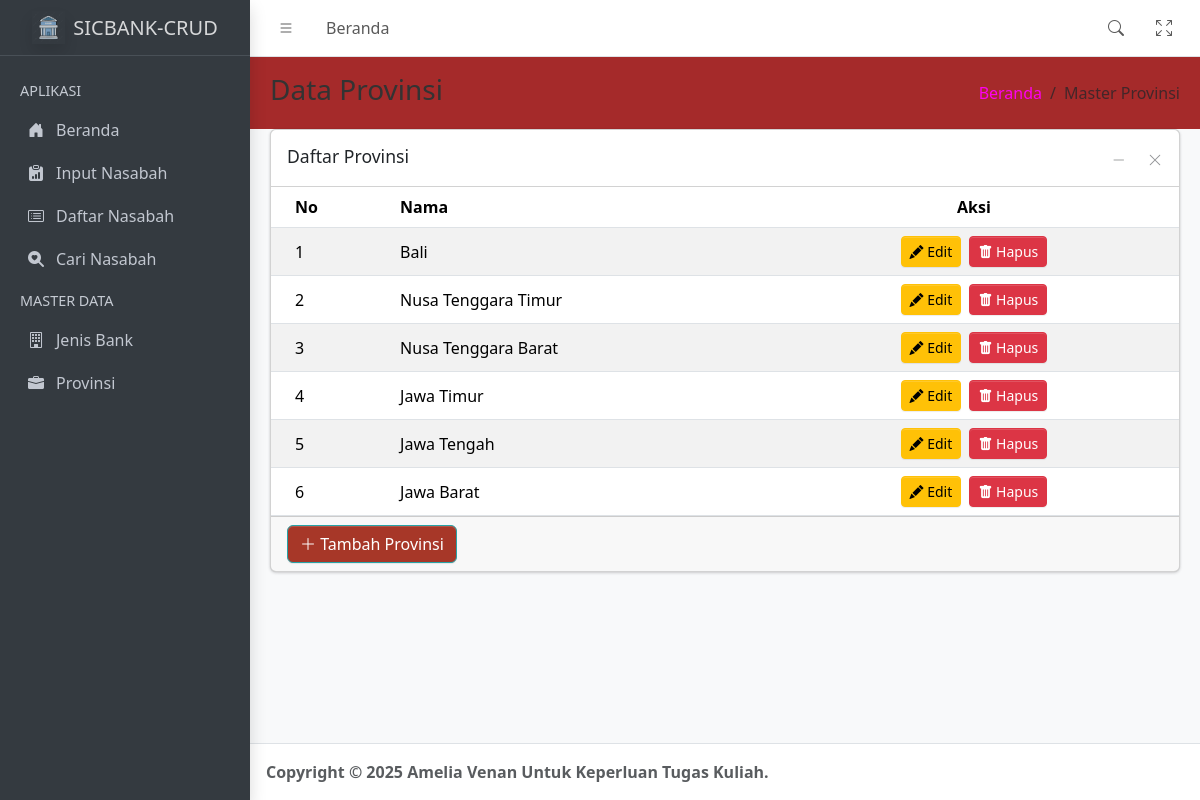
The page /master-provinsi-list.php on the database its author committed.
### tables this page shows
CREATE TABLE `tb_provinsi` (
  `id_provinsi` smallint NOT NULL AUTO_INCREMENT,
  `nm_provinsi` varchar(50) NOT NULL,
  PRIMARY KEY (`id_provinsi`)
);

### config/db-config.php (called while the page is built, shortened)
<?php
class Database {
    private $db_host = "localhost";
    private $db_user = "root";
    private $db_pass = "";
    private $db_name = "db_nasabah";
    public function getConnection(){
        try{
            $this->conn = new mysqli($this->db_host, $this->db_user, $this->db_pass, $this->db_name);
        } catch(Exception $e){
            die("Connection error: " . $e->getMessage());
        }
    }
}
?>

### config/class-master.php (called while the page is built, shortened)
<?php
include_once 'db-config.php';
class MasterData extends Database {
    public function getProvinsi(){
        $query = "SELECT * FROM tb_provinsi";
        $result = $this->conn->query($query);
        $provinsi = [];
        if ($result->num_rows > 0) {
            while($row = $result->fetch_assoc()) {
                $provinsi[] = [
                    'id' => $row['id_provinsi'],
                    'nama' => $row['nm_provinsi']
                ];
            }
        }
        return $provinsi;
    }
}
?>

### master-provinsi-list.php (the view, shortened to what this page needs)
<?php
include_once 'config/class-master.php';
$master = new MasterData();
$dataProvinsi = $master->getProvinsi();
?>
<!doctype html>
<html lang="en">
	<head>
		<?php include 'template/header.php'; ?>
	</head>
	<body class="layout-fixed fixed-header fixed-footer sidebar-expand-lg sidebar-open bg-body-tertiary">
		<div class="app-wrapper">
			<?php include 'template/navbar.php'; ?>
			<?php include 'template/sidebar.php'; ?>
			<main class="app-main">
				<div class="app-content-header">
					<div class="container-fluid">
						<div class="row">
							<div class="col-sm-6">
								<h3 class="mb-0">Data Provinsi</h3>
							</div>
							<div class="col-sm-6">
								<ol class="breadcrumb float-sm-end">
									<li class="breadcrumb-item"><a href="index.php">Beranda</a></li>
									<li class="breadcrumb-item active" aria-current="page">Master Provinsi</li>
								</ol>
							</div>
						</div>
					</div>
				</div>
				<div class="app-content">
					<div class="container-fluid">
						<div class="row">
							<div class="col-12">
								<div class="card">
									<div class="card-header">
										<h3 class="card-title">Daftar Provinsi</h3>
										<div class="card-tools">
											<button type="button" class="btn btn-tool" data-lte-toggle="card-collapse" title="Collapse">
												<i data-lte-icon="collapse" class="bi bi-dash-lg"></i>
											</button>
											<button type="button" class="btn btn-tool" data-lte-toggle="card-remove" title="Remove">
												<i class="bi bi-x-lg"></i>
											</button>
										</div>
									</div>
									<div class="card-body p-0 table-responsive">
										<table class="table table-striped" role="table">
											<thead>
												<tr>
													<th>No</th>
													<th>Nama</th>
													<th class="text-center">Aksi</th>
												</tr>
											</thead>
											<tbody>
												<?php
													if(count($dataProvinsi) == 0){
													    echo '<tr class="align-middle">
															<td colspan="3" class="text-center">Tidak ada data provinsi.</td>
														</tr>';
													} else {
														foreach ($dataProvinsi as $index => $provinsi){
															echo '<tr class="align-middle">
																<td>'.($index + 1).'</td>
																<td>'.$provinsi['nama'].'</td>
																<td class="text-center">
																	<button type="button" class="btn btn-sm btn-warning me-1" onclick="window.location.href=\'master-provinsi-edit.php?id='.$provinsi['id'].'\'"><i class="bi bi-pencil-fill"></i> Edit</button>
																	<button type="button" class="btn btn-sm btn-danger" onclick="if(confirm(\'Yakin ingin menghapus data program studi ini?\')){window.location.href=\'proses/proses-provinsi.php?aksi=deleteprovinsi&id='.$provinsi['id'].'\'}"><i class="bi bi-trash-fill"></i> Hapus</button>
																</td>
															</tr>';
														}
													}
												?>
											</tbody>
										</table>
									</div>
									<div class="card-footer">
										<button type="button" class="btn btn-primary" onclick="window.location.href='master-provinsi-input.php'"><i class="bi bi-plus-lg"></i> Tambah Provinsi</button>
									</div>
								</div>
							</div>
						</div>
					</div>
				</div>
			</main>
			<?php include 'template/footer.php'; ?>
		</div>
	</body>
</html>

### assets/css/custom.css (style rules this page uses)
body { background-color: #f0fbff; color: #333; }
.btn-primary { background-color: #a73728; color: white; border-color: #28a3a7; }
a { color: #ff00f2; }
.app-content-header { background-color:brown; background-size: cover; }

### rows shown on the page
tb_provinsi: nm_provinsi "Bali"
tb_provinsi: nm_provinsi "Nusa Tenggara Timur"
tb_provinsi: nm_provinsi "Nusa Tenggara Barat"
tb_provinsi: nm_provinsi "Jawa Timur"
tb_provinsi: nm_provinsi "Jawa Tengah"
tb_provinsi: nm_provinsi "Jawa Barat"
